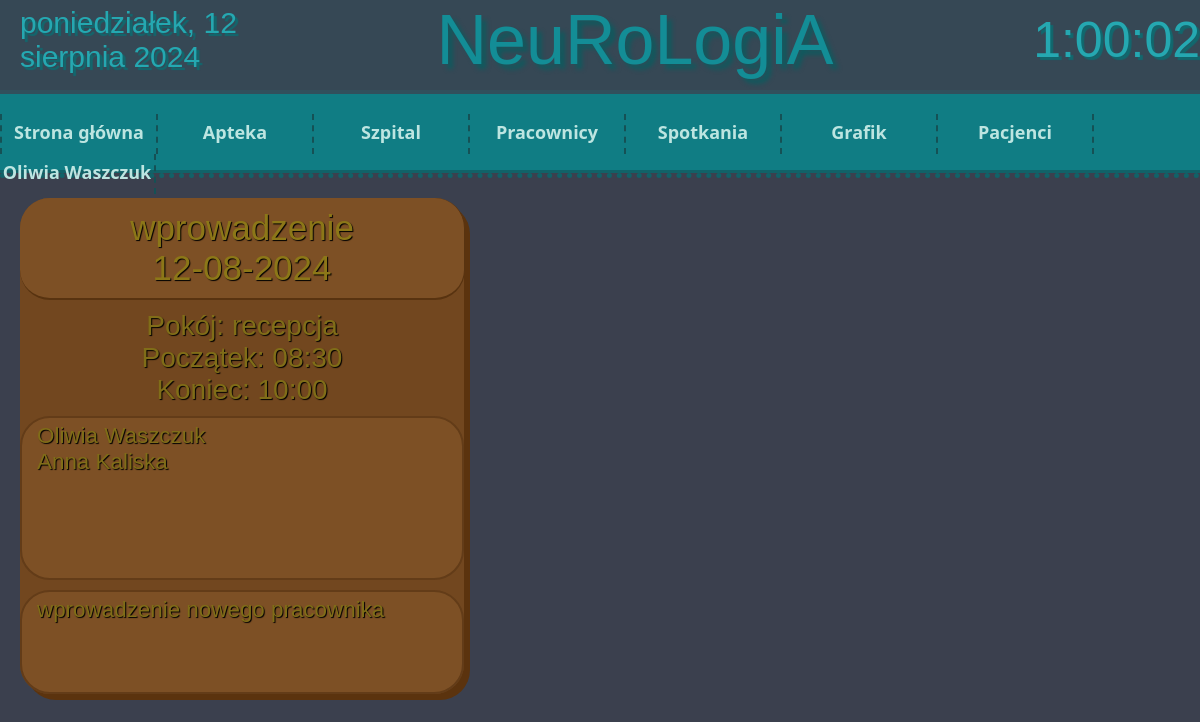
Page /view_meets_schedule/ (signed in) on the committed database.
### workers/models.py (models this page shows, shortened)
class Worker(AbstractUser):
    id = models.AutoField(primary_key=True)
    username = models.CharField(max_length=10, unique=True, default="default_username")
    password = models.CharField(max_length=255)
    orginal_password = models.CharField(max_length=50, default="")
    name = models.CharField(max_length=35)
    surname = models.CharField(max_length=35)
    email = models.EmailField(max_length=50)
    phone_number = models.CharField(max_length=9, null=True)
    profession = models.CharField(choices=professions, default="ochroniarz", max_length=40)
    profession_description = models.TextField(default="", null=True)
    birthday = models.DateField(default=datetime.date.today())
    family_city = models.CharField(max_length=255, null=True)

### meets/models.py (models this page shows, shortened)
class Meet(models.Model):
    id = models.AutoField(primary_key=True)
    workers = models.ManyToManyField(Worker, related_name='meets')
    title = models.CharField(max_length=50)
    date = models.DateField(default=datetime.date.today())
    start = models.TimeField(default=timezone.now)
    end = models.TimeField(default=timezone.now)
    room = models.CharField(max_length=25)
    description = models.TextField(null=True, blank=True)

### website/views.py (the view)
# urls.py: path('view_meets_schedule/', website_views.view_meets_schedule, name="view_meets_schedule"),
@login_required(login_url='login')
def view_meets_schedule(request):
    if is_access_to_editing_workers(request):
        meets = Meet.objects.all().order_by('date')
        today = datetime.date.today()
        context = {
            'meets': meets,
            'today': today,
        }
        return render(request, 'view_schedule.html', context)
    return redirect('/main/')

### website/context_processors.py (called while the page is built)
def add_now(request):
    return {'now': timezone.now()}

### website/views.py (called while the page is built)
def is_access_to_editing_workers(request):
    if request.user.is_authenticated:
        if request.user.profession in access_to_editing_workers:
            return True
        else:
            return False
    else:
        return False

### website/templates/view_schedule.html (shortened to what this page needs)
{% extends 'main.html' %}
{% block content %}
    <div id="display_workers">
        {% for meet in meets %}
            {% if meet.date >= today %}
                <div class="meet_tile" data-worker-id="{{meet.id}}">
                    <div class="meet_title">
                        {{meet.title}}<br>
                        {{meet.date|date:"d-m-Y"}}
                    </div>
                    Pokój: {{meet.room}}<br>
                    Początek: {{meet.start|date:"H:i"}}<br>
                    Koniec: {{meet.end|time:"H:i"}}<br>
                    <div class="description" style="min-height: 150px;">
                        {% for worker in meet.workers.all %}
                            {{worker.name}} {{worker.surname}}<br>
                        {% endfor %}
                    </div>
                    <div class="description">{{meet.description}}</div>
                </div>
            {% endif %}
        {% endfor %}
    </div>
{% endblock %}

### website/templates/main.html (shortened to what this page needs)
{% load static %}
<!DOCTYPE html>
<html lang="pl">
<head>
    <link rel="stylesheet" href="{% static 'fontello/css/fontello.css' %}" type="text/css">
    <link rel="stylesheet" href="https://code.jquery.com/ui/1.12.1/themes/base/jquery-ui.css">
</head>
<body onload="data(), zegarek()">
    <div id="zGh">
        <span id="data" ></span>
        <span style="font-family:'Franklin Gothic Medium', 'Arial Narrow', Arial, sans-serif;">NeuRoLogiA</span>
        <span id="zegar"></span>
    </div>
    <div id="nav_menu">
        <ol>
            <li><a href="{% url 'main' %}">Strona główna</a></li>
            <li><a href="#">Apteka</a>
            </li>
            {% if user.is_authenticated %}
                <li><a href="#">Szpital</a>
                </li>
                {% if request.user.profession == 'lekarz naczelny' or  request.user.profession == 'dyrektor' or  request.user.profession == 'ordynator' %}
                    <li><a href="#">Pracownicy</a>
                    </li>
                    <li><a href="#">Spotkania</a>
                    </li>
                    <li><a href="#">Grafik</a>
                    </li>
                {% endif %}
                {% if request.user.profession == 'farmaceuta' or request.user.profession == 'recepcjonista' or request.user.profession == 'pielegniarz' or request.user.profession == 'lekarz specjalista' or request.user.profession == 'ordynator' or request.user.profession == 'dyrektor' or request.user.profession == 'lekarz naczelny' %}
                    <li><a href="#">Pacjenci</a>
                    </li>
                {% endif %}
            {% endif %}
            {% if user.is_authenticated %}
                <li><a href="#">{{ request.user.name }} {{ request.user.surname }}</a>
                </li>
            {% else %}
                <li><a href="{% url 'login' %}">Zaloguj się</a></li>
            {% endif %}
        </ol>
    </div>
    <div style="border-bottom:5px dotted #116268;"></div>
    {% block content %}{% endblock %}
</body>
</html>

### rows in the picture
Worker: user.name "Oliwia", user.surname "Waszczuk", name "Oliwia", surname "Waszczuk"
Meet: title "wprowadzenie", date "12-08-2024", room "recepcja", start "08:30", end "10:00", description "wprowadzenie nowego pracownika"
Worker: name "Anna", surname "Kaliska"
